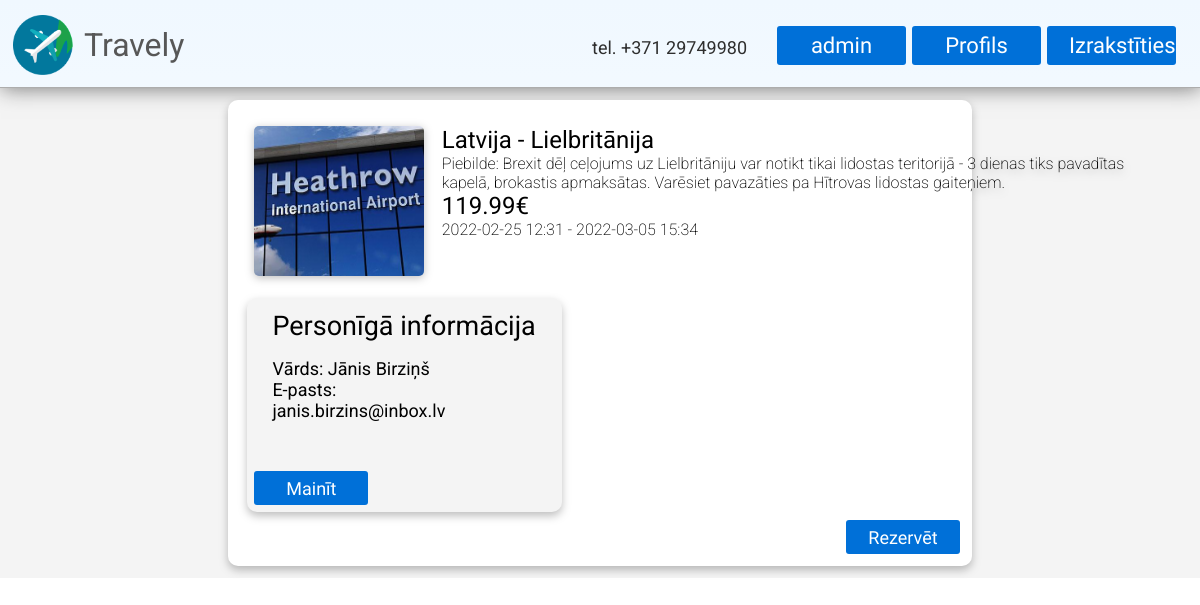
Screenshot of /reservation/3 (signed in) with the database file from the repository.
### models.py (models this page shows, shortened)
class Trip(db.Model):
    id = db.Column(db.Integer, primary_key=True)
    agency_id = db.Column(db.Integer, db.ForeignKey("agency.id"))
    country_from = db.Column(db.Integer)
    country_to = db.Column(db.Integer)
    date_from = db.Column(db.DateTime)
    date_to = db.Column(db.DateTime)
    description = db.Column(db.String(280))
    cost = db.Column(db.Float)
    ticket_amount = db.Column(db.Integer)
    views = db.Column(db.Integer)
    img_file = db.Column(db.String(20), nullable=False, default='default.jpg')

class Country(db.Model):
    id = db.Column(db.Integer, primary_key=True)
    country = db.Column(db.String(48), nullable=False)
    abbreviation = db.Column(db.String(2), nullable=False)

class User(db.Model):
    id = db.Column(db.Integer, primary_key=True)
    email = db.Column(db.String(30), nullable=False, unique=True)
    password = db.Column(db.String(30), nullable=False)
    name = db.Column(db.String(30), nullable=False)
    surname = db.Column(db.String(30), nullable=False)
    role_id = db.Column(db.Integer)

### main.py (the view)
@app.route('/reservation/<int:id>')
def reservation(id):
    if is_user_logged():
        trip = Trip.query.get(id)
        trip.views += 1
        db.session.commit()
        return render_template("reservation.html", trip = trip, countries = Country.query.all(), user = get_user_data(session['user']), is_admin = is_user_admin())
    flash("Lūdzu pieslēdzaties!")
    return redirect(url_for('login'))

### main.py (called while the page is built)
def is_user_logged():
    try:
        return True if session['user'] != None else False
    except:
        return False

def is_user_admin():
    return True if is_user_logged() and User.query.filter_by(id=session['user']).first().role_id != 0 else False

def get_user_data(id):
    return User.query.filter_by(id=id).first()

### templates/reservation.html
{% extends "index.html" %}
{% block content %}
<div id="catalogue-list">
    {% if trip %}
        <div id="reservation-elements">
            <div class="reservetion-list-element">
                <img src="{{ url_for('static', filename='/images/destinations/' + trip.img_file) }}" class="catalogue-list-element-img">
                <div class="reservetion-list-element-text">
                    <h2>{{ countries[trip.country_from - 1].country }} - {{ countries[trip.country_to - 1].country }}</h2>
                    <p>{{ trip.description }}</p>
                    <h2>{{ trip.cost }}€</h2>
                    <p>{{ trip.date_from.strftime("%Y-%m-%d %H:%M") }} - {{ trip.date_to.strftime("%Y-%m-%d %H:%M") }}</p>
                </div>
            </div>
            <div id="personal-info">
                <h2 id="informacija">Personīgā informācija</h2>
                <div id="personiga-informacija">
                    <h2>Vārds: {{ user.name }} {{ user.surname }}</h2>
                    <h2>E-pasts: {{ user.email }}</h2>
                </div>
                <a href="/profile" class="button" id="button-reserve">Mainīt</a>
            </div>
            <a href="/reservation/add/{{ trip.id }}" class="button" id="button-reserve" style="margin-left: auto;">Rezervēt</a>
        </div>
    {% endif %}
</div>
{% endblock %}

### static/css/stylesheet.css (style rules this page uses)
* { margin:0; padding:0; }
body { font-family: 'Roboto', sans-serif; color:#575757; background-image: linear-gradient(aliceblue, white); background-repeat: no-repeat; }
h2 { font-weight: 400; }
p { font-weight: 200; }
a { text-decoration: none; }
a.button { display: inline-block; color: white !important; text-align: center; font-size: 22px !important; font-family: Thasadith; text-decoration: none; line-height: 42px; font-weight: normal !important; background-color: #0070D8; border-radius: 3px; padding-right: 22px; padding-left: 22px; padding-top: 2px; padding-bottom: 2px; }
#informacija { margin-left: 18px; padding-top: 8px; font-style: normal; font-weight: normal; font-size: 27px; line-height: 27px; text-align: left; color: #000000; }
#personiga-informacija { margin-left: 18px; margin-top: 18px; margin-right: 100px; font-style: normal; font-size: 12px; color: #000000; }
#catalogue-list { background-color: #F4F4F4; max-width: 100%; width: 100%; display: flex; flex-direction: column; }
.catalogue-list-element-img { width: 170px; height: 150px; filter: drop-shadow(0px 2px 4px rgba(0, 0, 0, 0.25)); border-radius: 5px; }
#personal-info { background-color: #F4F4F4; display: flex; flex-wrap: nowrap; flex-direction:column; padding: 1%; border-radius: 10px; gap: 2%; margin: 1%; width: 300px; height: 200px; filter: drop-shadow(0px 4px 4px rgba(0, 0, 0, 0.25)); }
#reservation-elements { background-color: white; color:black; display: flex; flex-wrap: nowrap; flex-direction:column; padding: 1%; border-radius: 10px; gap: 2%; margin: 1%; width: 60%; filter: drop-shadow(0px 4px 4px rgba(0, 0, 0, 0.25)); margin-left: auto; margin-right: auto; }
.reservetion-list-element { display: flex; flex-wrap: nowrap; flex-direction: row; padding: 1%; gap: 2%; margin: 1%; margin-right: auto; }
.reservetion-list-element-text { width: 700px; }
#button-reserve { font-size: 18px !important; height:30px; width:70px; line-height: 32px; margin-top: auto; }

### rows the page displays
Trip: img_file (picture), country_from.country "Latvija", country_to.country "Lielbritānija", description "Piebilde: Brexit dēļ ceļojums uz Lielbritāniju var notikt tikai lidostas teritorijā - 3 dienas tiks pavadītas kapelā, brokastis apmaksātas. Varēsiet pavazāties pa Hītrovas lidostas gaiteņiem.", cost "119.99", date_from "2022-02-25 12:31", date_to "2022-03-05 15:34"
User: name "Jānis", surname "Birziņš", email "janis.birzins@inbox.lv"
